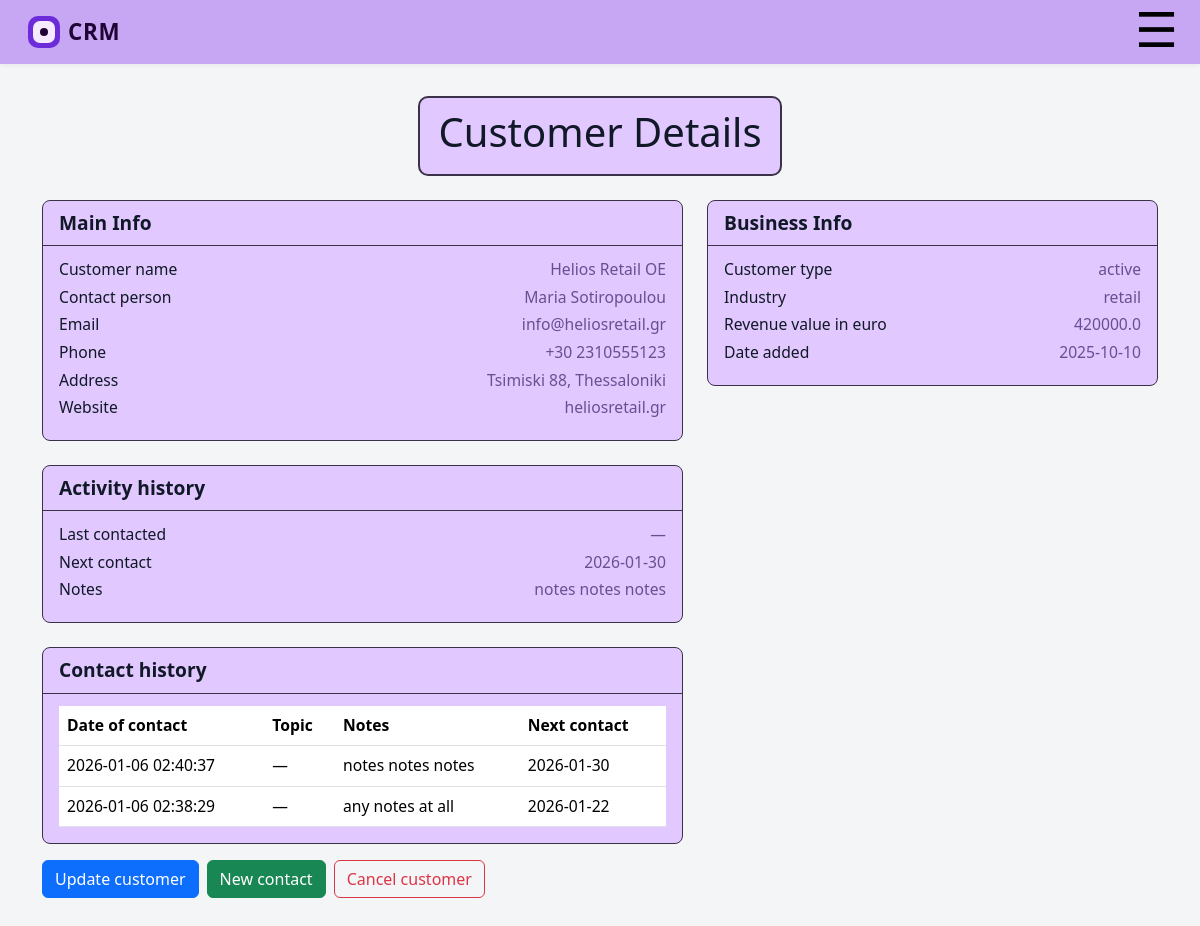
Page /employee/customer/4 (signed in) on the committed database.
### tables this page shows
CREATE TABLE "customers" (
    id INTEGER PRIMARY KEY AUTOINCREMENT,
    customer_name TEXT NOT NULL,
    contact_person TEXT,
    email TEXT,
    phone TEXT,
    address TEXT,
    website TEXT,
    type TEXT,
    industry TEXT,
    rev_value_euro FLOAT,
    date_added DATE,
    created_by_user_id INTEGER NOT NULL,
        FOREIGN KEY (created_by_user_id)
        REFERENCES users(id)
);

CREATE TABLE "customer_contact" (
    contact_id INTEGER PRIMARY KEY AUTOINCREMENT,
    last_contact TEXT ,
    next_contact TEXT,
    topics TEXT ,
    notes TEXT,
    created_by_user_id INTEGER NOT NULL,
    customer_id INTEGER NTO NULL,

    created_at TIMESTAMP DEFAULT CURRENT_TIMESTAMP,

    FOREIGN KEY (created_by_user_id)
        REFERENCES users(id)
        ON DELETE RESTRICT
        ON UPDATE CASCADE,
    FOREIGN KEY (customer_id)
        REFERENCES customers(id)
        ON DELETE RESTRICT
        ON UPDATE CASCADE    

);

### app.py (the view)
@app.route("/employee/customer/<int:customer_id>")
@roles_permitted(['employee'])
def employee_customer_detail(customer_id: int):
    uid = session.get("uid")
    if uid is None:
        abort(401)
    conn = get_db_connection()
    cur = conn.cursor()
    cur.execute("""
        SELECT
            id,
            customer_name,
            contact_person,
            email,
            phone,
            address,
            website,
            type AS customer_type,
            industry,
            rev_value_euro,
            date_added,
            type
        FROM customers
        WHERE id = ?
          AND created_by_user_id = ?
    """, (customer_id, uid))
    customer_row = cur.fetchone()
    if customer_row is None:
        conn.close()
        abort(404)
    customer = dict(customer_row)
    cur.execute("""
        SELECT
            created_at,
            notes,
            topics,
            next_contact
        FROM customer_contact
        WHERE customer_id = ?
          AND created_by_user_id = ?
        ORDER BY created_at DESC
        LIMIT 1
    """, (customer_id, uid))
    latest = cur.fetchone()
    contact = dict(latest) if latest else {
        "created_at": None,
        "notes": None,
        "topics": None,
        "next_contact": None
    }
    cur.execute("""
        SELECT
            created_at,
            topics,
            notes,
            next_contact
        FROM customer_contact
        WHERE customer_id = ?
          AND created_by_user_id = ?
        ORDER BY created_at DESC
    """, (customer_id, uid))
    history_rows = cur.fetchall()
    contact_history = [dict(r) for r in history_rows]
    conn.close()
    return render_template(
        "employee_customer_detail.html",
        customer=customer,
        contact=contact,
        contact_history=contact_history
    )

### app.py (called while the page is built)
def get_db_connection():
    conn = sqlite3.connect("task_manager.db")
    conn.row_factory = sqlite3.Row
    conn.execute("PRAGMA foreign_keys = ON;")
    return conn

def roles_permitted(roles):
    def decorator(f):
        @wraps(f)
        def wrapper(*args, **kwargs):
            if 'uid' in session and session['role'] in roles:
                return f(*args, **kwargs)
            else:
                flash(f'Login again')
                return redirect('/login')
        return wrapper
    return decorator

### templates/employee_customer_detail.html (shortened to what this page needs)
{% extends "base_employee.html" %}
{% block content %}
<div class="d-flex justify-content-center mb-4">
  <div class="activity-header-box">
    <h1 class="admin-dashboard-title">Customer Details</h1>
  </div>
</div>
<div class="container-xl">
  <div class="row g-4">
    <div class="col-lg-7">
      <div class="activity-card">
        <div class="activity-card-header">Main Info</div>
        <div class="activity-card-body">
          <div class="activity-row"><span>Customer name</span><span> {{ customer.customer_name }}</span></div>
          <div class="activity-row"><span>Contact person</span><span> {{ customer.contact_person }}</span></div>
          <div class="activity-row"><span>Email</span><span> {{ customer.email }}</span></div>
          <div class="activity-row"><span>Phone</span><span> {{ customer.phone }}</span></div>
          <div class="activity-row"><span>Address</span><span> {{ customer.address }}</span></div>
          <div class="activity-row"><span>Website</span><span> {{ customer.website }}</span></div>
        </div>
      </div>
    </div>
    <div class="col-lg-5">
      <div class="activity-card">
        <div class="activity-card-header">Business Info</div>
        <div class="activity-card-body">
          <div class="activity-row"><span>Customer type</span><span> {{ customer.customer_type }}</span></div>
          <div class="activity-row"><span>Industry</span><span> {{ customer.industry }}</span></div>
          <div class="activity-row"><span>Revenue value in euro</span><span> {{ customer.rev_value_euro }}</span></div>
          <div class="activity-row"><span>Date added</span><span> {{ customer.date_added }}</span></div>
        </div>
      </div>
    </div>
    <div class="col-lg-7">
    <div class="activity-card">
        <div class="activity-card-header">Activity history</div>
        <div class="activity-card-body">
        <div class="activity-row">
            <span>Last contacted</span>
            <span> {{ contact.last_contact or '—' }}</span>
        </div>
        <div class="activity-row">
            <span>Next contact</span>
            <span> {{ contact.next_contact or '—' }}</span>
        </div>
        <div class="activity-row">
            <span>Notes</span>
            <span> {{ contact.notes or '—' }}</span>
        </div>
        </div>
    </div>
    </div>
<div class="col-lg-7">
  <div class="activity-card">
    <div class="activity-card-header">Contact history</div>
    <div class="activity-card-body">
      {% if contact_history and contact_history|length > 0 %}
        <div class="table-responsive">
          <table class="table mb-0">
            <thead>
              <tr>
                <th>Date of contact</th>
                <th>Topic</th>
                <th>Notes</th>
                <th>Next contact</th>
              </tr>
            </thead>
            <tbody>
              {% for h in contact_history %}
                <tr>
                  <td>{{ h.created_at or '—' }}</td>
                  <td>{{ h.topics or '—' }}</td>
                  <td style="white-space: normal; word-break: break-word;">
                    {{ h.notes or '—' }}
                  </td>
                  <td>{{ h.next_contact or '—' }}</td>
                </tr>
              {% endfor %}
            </tbody>
          </table>
        </div>
      {% else %}
        <div>No contact history yet.</div>
      {% endif %}
    </div>
  </div>
</div>
    <div class="d-flex gap-2 mt-3">
  <a class="btn btn-primary"
     href="{{ url_for('employee_customer_edit', customer_id=customer.id) }}">
    Update customer
  </a>
  <a class="btn btn-success"
     href="{{ url_for('employee_add_cus_cont', customer_id=customer.id) }}">
    New contact
  </a>
  <form method="post"
        action="{{ url_for('employee_customer_cancel', customer_id=customer.id) }}"
        onsubmit="return confirm('Cancel this customer?');">
    <button type="submit" class="btn btn-outline-danger">
      Cancel customer
    </button>
  </form>
</div>
  </div>
</div>
{% endblock %}

### static/css/app.css (style rules this page uses)
:root { --app-bg: #f4f5f7; --app-primary: #6c2bd9; --app-primary-dark: #4c1ca3; --app-button-bg: #7a869a; --app-text-main: #111827; }
body.bg-app { background-color: var(--app-bg); font-family: system-ui, -apple-system, BlinkMacSystemFont, "Segoe UI", sans-serif; color: var(--app-text-main); }
.activity-header-box { display: inline-block; padding: 10px 18px; background: #e1c8ff; border: 2px solid #3b3148; border-radius: 10px; }
.activity-card { background: #e1c8ff; border-radius: 8px; border: 1.5px solid #3b3148; overflow: hidden; }
.activity-card-header { font-weight: 700; font-size: 1.2rem; padding: 8px 16px; border-bottom: 1px solid #3b3148; }
.activity-card-body { padding: 12px 16px 16px; font-size: 0.98rem; }
.activity-row { display: flex; justify-content: space-between; margin-bottom: 4px; }
.activity-row span:last-child { color: #6b4e92; }

### rows in the picture
customers: customer_name "Helios Retail OE", contact_person "Maria Sotiropoulou", email "info@heliosretail.gr", phone "+30 2310555123", address "Tsimiski 88, Thessaloniki", website "heliosretail.gr", customer_type "active", industry "retail", rev_value_euro "420000.0", date_added "2025-10-10"
customer_contact: next_contact "2026-01-30", notes "notes notes notes", created_at "2026-01-06 02:40:37", topics "—"
customer_contact: created_at "2026-01-06 02:38:29", topics "—", notes "any notes at all", next_contact "2026-01-22"

### other values in the picture
{{ contact.last_contact or '—' }} "—"
